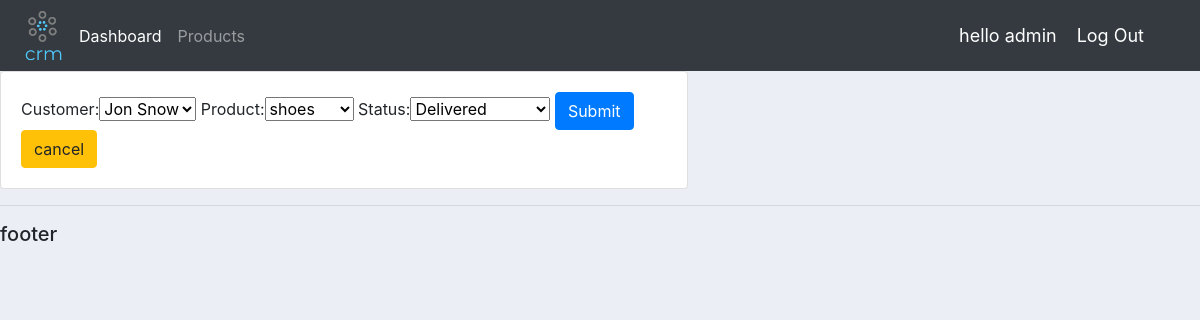
Page /update_order/13 (signed in) on the earlier database version.
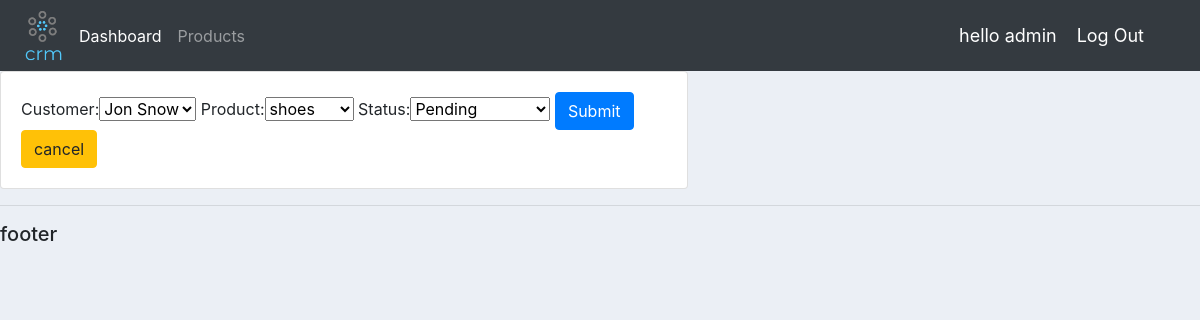
Same page on the later database version.
### accounts/models.py (models this page shows, shortened)
class Order(models.Model):
    STATUS = (
        ('Pending','Pending'),
        ('Out for delivery','Out for delivery'),
        ('Delivered','Delivered'),
    )
    customer = models.ForeignKey(Customer, on_delete=models.CASCADE, null=True )
    product = models.ForeignKey(Product, on_delete=models.CASCADE, null=True)
    date_created = models.DateTimeField(default=datetime.datetime.now(), blank=True)
    status = models.CharField(max_length=200, blank=True, choices=STATUS)

### accounts/decorators.py (the view)
        def wrapper_func(request, *args, **kwargs):
            group = None
            if request.user.groups.exists():
                group = request.user.groups.all()[0].name
            if group in allowed_roles:
                return view_func(request, *args, **kwargs)
            else:
                return HttpResponse('you are not allowed to see this page')

### accounts/froms.py
class OrderForm(forms.ModelForm):
    class Meta:
        model = Order
        fields = ['customer', 'product', 'status']

### accounts/models.py (called while the page is built)
    def __str__(self):
        return self.name

    def __str__(self):
        return self.name

### accounts/views.py (called while the page is built)
@login_required(login_url='/login/')
@allowed_users(['admin'])
def update_order(request, pk):
    order = Order.objects.get(pk=pk)
    form = OrderForm(instance=order)
    if request.method == 'POST':
        form = OrderForm(request.POST,instance=order)
        if form.is_valid():
            form.save()
            return redirect('/dashboard')
    else:
        form = OrderForm(instance=order)
    context = {
        'form':form
    }
    return render(request, 'accounts/create_update_order.html', context)

### accounts/templates/accounts/create_update_order.html (shortened to what this page needs)
{% extends 'accounts/base.html' %}
{% load static %}
{% block content %}
<div class="row">
	<div class="col-md-7">
		<div class="card card-body">
            <form  method="post">
                {% if formset %}
                {{formset.management_form}}
                {% for form in formset %}
                    {{form}}
                    <hr>
                {% endfor %}
                {% elif form %}
                    {{form}}
                {% endif %}
                <button type="submit" class="btn btn-primary" >Submit</button>
                <a class="btn btn-warning" href="" onclick="javascript:window.history.back(-1);return false;">cancel</a>
            </form>
        </div>
    </div>
</div>
{% endblock %}

Differences in the rows shown:
changed Order "Jon Snow": status "Delivered" → "Pending"
